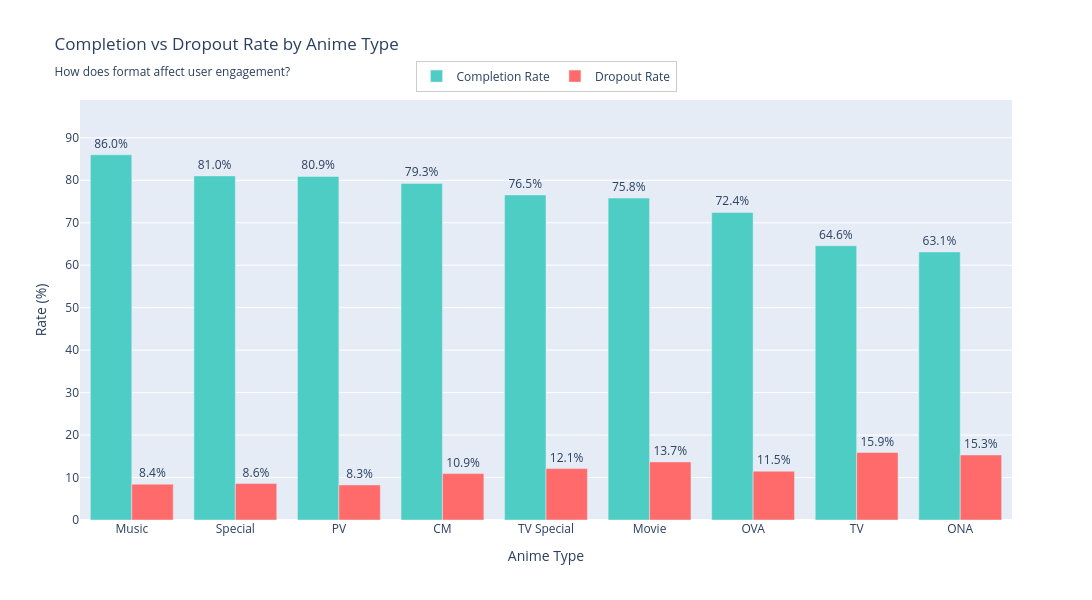

Notebook code cell kept with this figure:
### Markdown cell above
### **The Commitment Contract: Why We Finish (or Drop) Anim**e

Anime isn't just judged by quality; it's judged by the **time it demands versus the payoff it promises.** Every "Episode 1" is a silent negotiation.

### 1. The Browser (1–24 Episodes)

- **The Profile:** Low-risk, high-reward. (Movies, OVAs, 12-episode seasons).
- **The Data:** Completion is highest here, ranging from **70% to 79%**.
- **The Psychology:** Browsers trade a weekend for a tight narrative. They hate "filler" and are easily scared off by indefinite hiatuses.  
  A cliffhanger without a confirmed Season 2 is a broken contract.

### 2. The Investor (25–100 Episodes)

- **The Profile:** The mid-length commitment.
- **The Data:** We hit the **"Commitment Cliff"**—completion slides from **59% to 56%**.
- **The Psychology:** This is where casuals are filtered out. To keep an Investor, the story must justify its length through world-building.  
  If a show treads water or repeats arcs, the viewer realizes their time is being wasted and walks away.

### 3. The Devotee (101+ Episodes)

- **The Profile:** Long-running sagas and mega-series.
- **The Data:** Completion **stabilizes at ~50%**.
- **The Psychology:** The drop-off stops because "tourists" never start these. Those who remain aren't just viewers; they are residents.  
  The show becomes a weekly ritual—a second home.

### The 28% Rule: The Value of the "Unfinished"

For 100+ episode series, the **In-Progress rate hits 28.6%**.  
From a platform perspective, this is the holy grail. While "Completed" users might leave, "In-Progress" users stay subscribed.  
These sagas aren't meant to be finished; they are meant to be **lived with.**

### The Bottom Line: Format is a Promise

- **Movies** promise closure in 90 minutes.
- **Short Series** promise satisfaction in a weekend.
- **Long Sagas** promise a world to live in for years.

### Code cell
fig = gu.completion_dropout_by_type()
fig.show()

### Figure 1 — Plotly figure (JSON) as saved in the notebook; plotly's stock layout.template omitted (floating-point values rounded to 4 significant figures)
{"data": [{"customdata": [[3322, 2738964], [1688, 22963657], [245, 537727], [450, 680848], [718, 11141080], [3912, 89814810], [4106, 46829219], [6184, 660450255], [3278, 24515306]], "hovertemplate": "<b>%{x}</b><br>Completion Rate: %{y:.1f}%<br>Anime Count: %{customdata[0]:,}<br>Total Started Users: %{customdata[1]:,}<br><extra></extra>", "marker": {"color": "#4ECDC4"}, "name": "Completion Rate", "text": ["86.0%", "81.0%", "80.9%", "79.3%", "76.5%", "75.8%", "72.4%", "64.6%", "63.1%"], "textposition": "outside", "type": "bar", "x": ["Music", "Special", "PV", "CM", "TV Special", "Movie", "OVA", "TV", "ONA"], "y": [86.01, 81.03, 80.92, 79.26, 76.55, 75.81, 72.44, 64.59, 63.13]}, {"customdata": [[3322, 2738964], [1688, 22963657], [245, 537727], [450, 680848], [718, 11141080], [3912, 89814810], [4106, 46829219], [6184, 660450255], [3278, 24515306]], "hovertemplate": "<b>%{x}</b><br>Dropout Rate: %{y:.1f}%<br>Anime Count: %{customdata[0]:,}<br>Total Started Users: %{customdata[1]:,}<br><extra></extra>", "marker": {"color": "#FF6B6B"}, "name": "Dropout Rate", "text": ["8.4%", "8.6%", "8.3%", "10.9%", "12.1%", "13.7%", "11.5%", "15.9%", "15.3%"], "textposition": "outside", "type": "bar", "x": ["Music", "Special", "PV", "CM", "TV Special", "Movie", "OVA", "TV", "ONA"], "y": [8.44, 8.581, 8.251, 10.92, 12.11, 13.69, 11.5, 15.89, 15.32]}], "layout": {"barmode": "group", "font": {"size": 12}, "height": 600, "hovermode": "x unified", "legend": {"bgcolor": "rgba(255,255,255,0.9)", "bordercolor": "#CCCCCC", "borderwidth": 1, "font": {"size": 12}, "orientation": "h", "x": 0.5, "xanchor": "center", "y": 1.02, "yanchor": "bottom"}, "showlegend": true, "title": {"text": "Completion vs Dropout Rate by Anime Type<br><sub>How does format affect user engagement?</sub>"}, "width": 1400, "xaxis": {"tickangle": 0, "title": {"text": "Anime Type"}}, "yaxis": {"range": [0, 98.91], "title": {"text": "Rate (%)"}}}}
